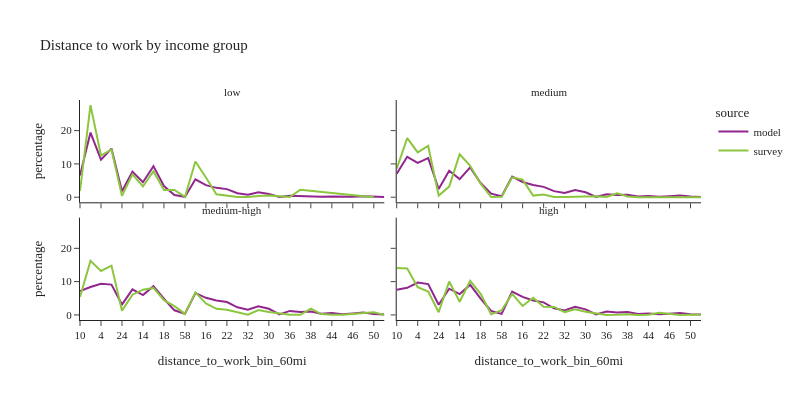

The code cell stored with this chart in its notebook:
### Code cell
df_plot = per_data.loc[(per_data['is_worker'])].groupby(['source','income_group','distance_to_work_bin_60mi'], observed=True)['person_weight'].sum().reset_index()
df_plot['percentage'] = df_plot.groupby(['source','income_group'], group_keys=False)['person_weight']. \
    apply(lambda x: 100 * x / float(x.sum()))
# df_plot

fig2 = px.line(df_plot, x='distance_to_work_bin_60mi', y="percentage", color="source",
               facet_col="income_group", facet_col_wrap=2,
               title="Distance to work by income group")
fig2.for_each_annotation(lambda a: a.update(text = a.text.split("=")[-1]))
fig2.update_layout(height=400, width=800, font=dict(size=11))
fig2.show()

### Figure 1 — Plotly figure (JSON) as saved in the notebook; plotly's stock layout.template omitted (floating-point values rounded to 4 significant figures)
{"data": [{"hovertemplate": "source=model<br>income_group=low<br>distance_to_work_bin_60mi=%{x}<br>percentage=%{y}<extra></extra>", "legendgroup": "model", "line": {"color": "#91268F", "dash": "solid"}, "marker": {"symbol": "circle"}, "mode": "lines", "name": "model", "orientation": "v", "showlegend": true, "type": "scatter", "x": ["10", "0", "4", "2", "24", "8", "14", "6", "18", "34", "58", "12", "16", "20", "22", "28", "32", "26", "30", "54", "36", "40", "38", "48", "44", "52", "46", "42", "50", "56"], "xaxis": "x3", "y": [6.493, 19.41, 11.26, 14.6, 1.791, 7.707, 4.496, 9.344, 3.357, 0.6386, 0.1163, 5.386, 3.635, 2.809, 2.425, 1.187, 0.7435, 1.476, 0.96, 0.04237, 0.4676, 0.3307, 0.4227, 0.1111, 0.1824, 0.0682, 0.1478, 0.2831, 0.0744, 0.0372], "yaxis": "y3"}, {"hovertemplate": "source=model<br>income_group=medium<br>distance_to_work_bin_60mi=%{x}<br>percentage=%{y}<extra></extra>", "legendgroup": "model", "line": {"color": "#91268F", "dash": "solid"}, "marker": {"symbol": "circle"}, "mode": "lines", "name": "model", "orientation": "v", "showlegend": false, "type": "scatter", "x": ["10", "0", "4", "2", "24", "8", "14", "6", "18", "34", "58", "12", "16", "20", "22", "28", "32", "26", "30", "54", "36", "40", "38", "48", "44", "52", "46", "42", "50", "56"], "xaxis": "x4", "y": [7.025, 12.13, 10.33, 11.73, 2.467, 7.952, 5.427, 8.944, 4.251, 1.049, 0.2672, 6.184, 4.58, 3.661, 3.105, 1.832, 1.247, 2.145, 1.483, 0.1007, 0.8766, 0.6335, 0.744, 0.2415, 0.3889, 0.1383, 0.2994, 0.5118, 0.1821, 0.07575], "yaxis": "y4"}, {"hovertemplate": "source=model<br>income_group=medium-high<br>distance_to_work_bin_60mi=%{x}<br>percentage=%{y}<extra></extra>", "legendgroup": "model", "line": {"color": "#91268F", "dash": "solid"}, "marker": {"symbol": "circle"}, "mode": "lines", "name": "model", "orientation": "v", "showlegend": false, "type": "scatter", "x": ["10", "0", "4", "2", "24", "8", "14", "6", "18", "34", "58", "12", "16", "20", "22", "28", "32", "26", "30", "54", "36", "40", "38", "48", "44", "52", "46", "42", "50", "56"], "xaxis": "x", "y": [7.13, 8.398, 9.352, 9.103, 3.11, 7.681, 5.955, 8.629, 4.861, 1.383, 0.372, 6.594, 5.135, 4.31, 3.855, 2.291, 1.546, 2.608, 1.842, 0.1338, 1.201, 0.8595, 1.025, 0.3398, 0.5604, 0.2143, 0.4329, 0.7045, 0.2574, 0.1141], "yaxis": "y"}, {"hovertemplate": "source=model<br>income_group=high<br>distance_to_work_bin_60mi=%{x}<br>percentage=%{y}<extra></extra>", "legendgroup": "model", "line": {"color": "#91268F", "dash": "solid"}, "marker": {"symbol": "circle"}, "mode": "lines", "name": "model", "orientation": "v", "showlegend": false, "type": "scatter", "x": ["10", "0", "4", "2", "24", "8", "14", "6", "18", "34", "58", "12", "16", "20", "22", "28", "32", "26", "30", "54", "36", "40", "38", "48", "44", "52", "46", "42", "50", "56"], "xaxis": "x2", "y": [7.568, 8.126, 9.695, 9.265, 3.037, 7.862, 6.255, 9.048, 4.899, 1.173, 0.3091, 7.01, 5.395, 4.354, 3.758, 1.987, 1.36, 2.429, 1.655, 0.1172, 1.012, 0.6922, 0.8659, 0.2744, 0.4539, 0.1693, 0.3592, 0.574, 0.2013, 0.09602], "yaxis": "y2"}, {"hovertemplate": "source=survey<br>income_group=low<br>distance_to_work_bin_60mi=%{x}<br>percentage=%{y}<extra></extra>", "legendgroup": "survey", "line": {"color": "#8CC63E", "dash": "solid"}, "marker": {"symbol": "circle"}, "mode": "lines", "name": "survey", "orientation": "v", "showlegend": true, "type": "scatter", "x": ["10", "0", "4", "2", "24", "8", "14", "6", "18", "34", "58", "12", "16", "20", "28", "32", "26", "30", "36", "40", "50"], "xaxis": "x3", "y": [1.903, 27.66, 12.51, 14.33, 0.4028, 6.846, 3.231, 7.801, 2.193, 2.183, 0.07868, 10.72, 5.922, 0.9032, 0.04132, 0.0813, 0.3593, 0.545, 0.04084, 2.228, 0.01482], "yaxis": "y3"}, {"hovertemplate": "source=survey<br>income_group=medium<br>distance_to_work_bin_60mi=%{x}<br>percentage=%{y}<extra></extra>", "legendgroup": "survey", "line": {"color": "#8CC63E", "dash": "solid"}, "marker": {"symbol": "circle"}, "mode": "lines", "name": "survey", "orientation": "v", "showlegend": false, "type": "scatter", "x": ["10", "0", "4", "2", "24", "8", "14", "6", "18", "34", "58", "12", "16", "20", "22", "28", "32", "26", "30", "54", "36", "40", "38", "48", "56"], "xaxis": "x4", "y": [8.531, 17.73, 13.48, 15.4, 0.472, 3.189, 12.91, 9.443, 4.079, 0.05179, 0.1406, 5.974, 5.288, 0.4864, 0.7879, 0.05179, 0.02823, 0.1067, 0.08397, 0.2533, 0.05793, 1.187, 0.2236, 0.0196, 0.01214], "yaxis": "y4"}, {"hovertemplate": "source=survey<br>income_group=medium-high<br>distance_to_work_bin_60mi=%{x}<br>percentage=%{y}<extra></extra>", "legendgroup": "survey", "line": {"color": "#8CC63E", "dash": "solid"}, "marker": {"symbol": "circle"}, "mode": "lines", "name": "survey", "orientation": "v", "showlegend": false, "type": "scatter", "x": ["10", "0", "4", "2", "24", "8", "14", "6", "18", "34", "58", "12", "16", "20", "22", "28", "32", "26", "30", "36", "40", "38", "48", "44", "52", "50", "56"], "xaxis": "x", "y": [5.366, 16.23, 13.19, 14.8, 1.274, 6.081, 7.568, 8.113, 4.444, 2.648, 0.3094, 6.763, 3.479, 1.839, 1.535, 0.8569, 0.08302, 1.459, 0.8641, 0.01913, 0.03791, 1.86, 0.2664, 0.0557, 0.01497, 0.8235, 0.01769], "yaxis": "y"}, {"hovertemplate": "source=survey<br>income_group=high<br>distance_to_work_bin_60mi=%{x}<br>percentage=%{y}<extra></extra>", "legendgroup": "survey", "line": {"color": "#8CC63E", "dash": "solid"}, "marker": {"symbol": "circle"}, "mode": "lines", "name": "survey", "orientation": "v", "showlegend": false, "type": "scatter", "x": ["10", "0", "4", "2", "24", "8", "14", "6", "18", "34", "58", "12", "16", "20", "22", "28", "32", "26", "30", "36", "40", "38", "48", "44", "52", "46", "42", "50", "56"], "xaxis": "x2", "y": [14.07, 13.92, 8.296, 7.025, 0.7936, 10.02, 3.937, 10.26, 6.326, 0.1792, 1.386, 6.317, 2.676, 5.148, 2.47, 2.401, 0.8523, 1.716, 0.9361, 0.009219, 0.01137, 0.1925, 0.007465, 0.02195, 0.6474, 0.2604, 0.006276, 0.0201, 0.09939], "yaxis": "y2"}], "layout": {"annotations": [{"font": {}, "showarrow": false, "text": "medium-high", "x": 0.245, "xanchor": "center", "xref": "paper", "y": 0.465, "yanchor": "bottom", "yref": "paper"}, {"font": {}, "showarrow": false, "text": "high", "x": 0.755, "xanchor": "center", "xref": "paper", "y": 0.465, "yanchor": "bottom", "yref": "paper"}, {"font": {}, "showarrow": false, "text": "low", "x": 0.245, "xanchor": "center", "xref": "paper", "y": 1.0, "yanchor": "bottom", "yref": "paper"}, {"font": {}, "showarrow": false, "text": "medium", "x": 0.755, "xanchor": "center", "xref": "paper", "y": 1.0, "yanchor": "bottom", "yref": "paper"}], "font": {"size": 11}, "height": 400, "legend": {"title": {"text": "source"}, "tracegroupgap": 0}, "title": {"text": "Distance to work by income group"}, "width": 800, "xaxis": {"anchor": "y", "domain": [0, 0.49], "title": {"text": "distance_to_work_bin_60mi"}}, "xaxis2": {"anchor": "y2", "domain": [0.51, 1], "matches": "x", "title": {"text": "distance_to_work_bin_60mi"}}, "xaxis3": {"anchor": "y3", "domain": [0, 0.49], "matches": "x", "showticklabels": false}, "xaxis4": {"anchor": "y4", "domain": [0.51, 1], "matches": "x", "showticklabels": false}, "yaxis": {"anchor": "x", "domain": [0, 0.465], "title": {"text": "percentage"}}, "yaxis2": {"anchor": "x2", "domain": [0, 0.465], "matches": "y", "showticklabels": false}, "yaxis3": {"anchor": "x3", "domain": [0.535, 1.0], "matches": "y", "title": {"text": "percentage"}}, "yaxis4": {"anchor": "x4", "domain": [0.535, 1.0], "matches": "y", "showticklabels": false}}}
